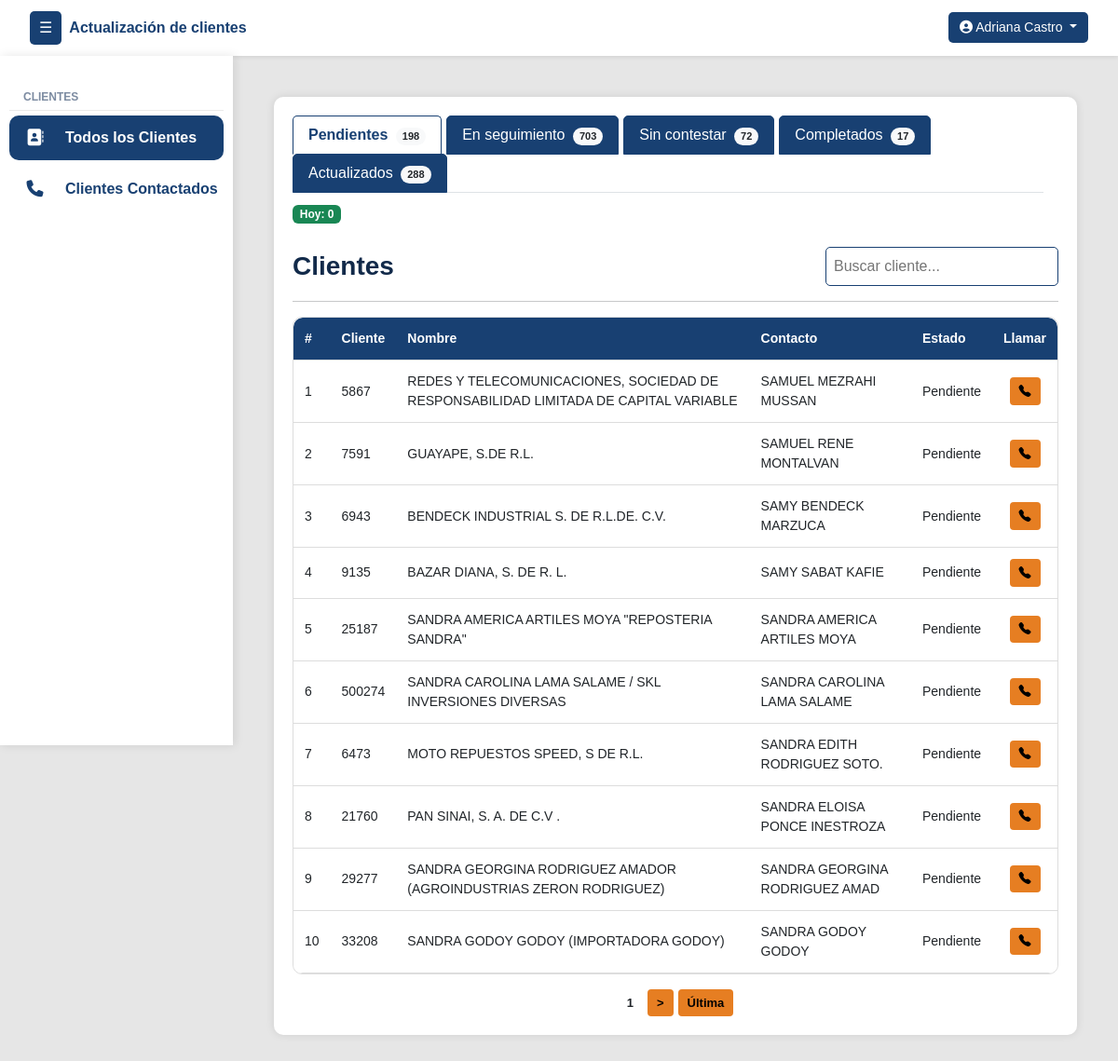
The page /clientes/pendientes/ (signed in) on the database as committed earlier.
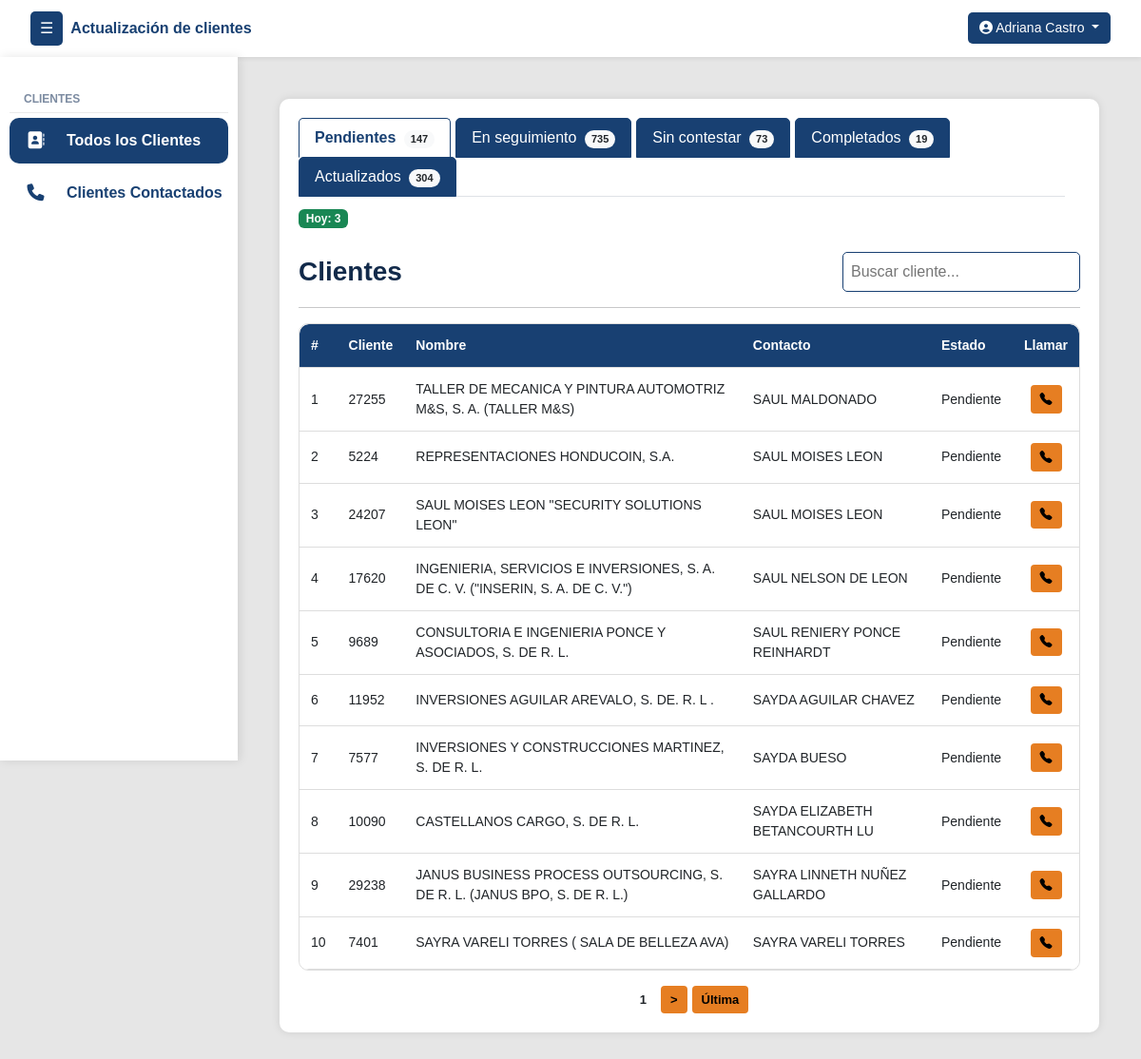
The same page on the database as committed later.
### clientes/models.py (models this page shows, shortened)
class Cliente(models.Model):
    numero_cliente = models.CharField(max_length=50, unique=True)
    nombre_cliente = models.CharField(max_length=255)
    contacto_cliente = models.CharField(max_length=255)
    contacto_cargo = models.CharField(max_length=100, null=True, blank=True)
    telefono_cliente = models.CharField(max_length=50, null=True, blank=True)
    telefono_dos = models.CharField(max_length=50, null=True, blank=True)
    direccion = models.CharField(max_length=255, null=True, blank=True)
    correo = models.CharField(max_length=254, null=True, blank=True)
    estado_actual = models.ForeignKey(EstadoReporte, on_delete=models.SET_NULL, null=True, blank=True, default=1)
    asignado_inicial = models.ForeignKey(User, on_delete=models.SET_NULL, null=True, blank=True, related_name='clientes_asignados_inicialmente')
    asignado_usuario = models.ForeignKey(User, on_delete=models.SET_NULL, null=True, blank=True, related_name='clientes_asignados')
    veces_contactado = models.PositiveIntegerField(default=0)
    sin_contestar = models.PositiveIntegerField(default=0)
    formulario_sin_contestar = models.PositiveIntegerField(default=0)
    ultima_llamada_no_contesto = models.DateTimeField(null=True, blank=True)
    ultimo_envio_formulario = models.DateTimeField(null=True, blank=True)

class EstadoReporte(models.Model):
    nombre = models.CharField(max_length=100, unique=True)
    creado_por = models.ForeignKey(User, on_delete=models.SET_NULL, null=True, blank=True)
    creado_en = models.DateTimeField(auto_now_add=True)
    estado = models.CharField(max_length=50, choices=[('activo', 'Activo'), ('inactivo', 'Inactivo')])
    intentos = models.PositiveIntegerField(default=0)
    genera_movimiento = models.BooleanField(default=True)

### clientes/views.py (the view)
# urls.py: path('clientes/pendientes/', vistasClientes.clientes_pendientes, name='clientes'),
@login_required
def clientes_pendientes(request):
    hoy = timezone.localdate()
    usuario = request.user
    if not usuario.groups.filter(name="estandar_group").exists():
        messages.error(request, "Acceso no permitido.")
        return redirect("login")
    search_query = request.GET.get('q', '').strip()
    estado_pendiente = EstadoReporte.objects.filter(nombre__iexact="pendiente").first()
    estados_seguimiento = EstadoReporte.objects.filter(
        genera_movimiento=False
    ).exclude(nombre__iexact="pendiente").exclude(nombre__iexact="no contestó")
    clientes_seguimiento_qs = Cliente.objects.filter(
        asignado_usuario=usuario,
        estado_actual__in=estados_seguimiento
    )
    estado_no_contesto = EstadoReporte.objects.filter(nombre__iexact="no contestó").first()
    estado_actualizado = EstadoReporte.objects.filter(nombre__iexact="actualizado").first()
    clientes_pendientes_qs = Cliente.objects.filter(asignado_usuario=usuario, estado_actual=estado_pendiente)
    if search_query:
        clientes_pendientes_qs = clientes_pendientes_qs.filter(
            Q(nombre_cliente__icontains=search_query) |
            Q(numero_cliente__icontains=search_query) |
            Q(contacto_cliente__icontains=search_query)
        )
    clientes_pendientes = paginar_queryset(request, clientes_pendientes_qs, 'pendientes')
    movimientos_usuario = MovimientoEstado.objects.filter(cliente=OuterRef('pk'), actualizado_por=usuario)
    primer_movimiento_qs = MovimientoEstado.objects.filter(cliente=OuterRef('pk')).order_by('fecha_hora')
    primer_movimiento_usuario = Subquery(primer_movimiento_qs.values('actualizado_por')[:1])
    primer_movimiento_estado = Subquery(primer_movimiento_qs.values('estado__nombre')[:1])
    clientes_sin_actualizar_qs = Cliente.objects.annotate(
        tiene_movimiento_usuario=Exists(movimientos_usuario),
        primer_usuario_id=primer_movimiento_usuario,
        primer_estado_nombre=primer_movimiento_estado
    ).filter(
        (Q(tiene_movimiento_usuario=True) & ~Q(estado_actual__nombre__iexact="actualizado")) |
        (Q(estado_actual__nombre__iexact="actualizado") & Q(primer_usuario_id=usuario.id) & ~Q(primer_estado_nombre__iexact="actualizado"))
    )
    estados_reporte = EstadoReporte.objects.filter(estado="activo") \
        .exclude(nombre__iexact="pendiente") \
        .exclude(nombre__iexact="no localizado") \
        .exclude(nombre__iexact="por localizar") \
        .exclude(nombre__iexact="formulario sin respuesta") \
        .exclude(nombre__iexact="completado")
    actualizados_hoy_qs = Cliente.objects.filter(
        estado_actual__nombre__iexact="actualizado",
        movimientos__estado__nombre__iexact="actualizado",
        movimientos__actualizado_por=usuario,
        movimientos__fecha_hora__date=hoy
    ).distinct()
    movimientos_usuario = MovimientoEstado.objects.filter(cliente=OuterRef('pk'), actualizado_por=usuario)
    primer_movimiento_qs = MovimientoEstado.objects.filter(cliente=OuterRef('pk')).order_by('fecha_hora')
    primer_movimiento_usuario = Subquery(primer_movimiento_qs.values('actualizado_por')[:1])
    primer_movimiento_estado = Subquery(primer_movimiento_qs.values('estado__nombre')[:1])
    clientes_sin_actualizar_hoy_qs = Cliente.objects.annotate(
        tiene_movimiento_usuario=Exists(movimientos_usuario),
        primer_usuario_id=primer_movimiento_usuario,
        primer_estado_nombre=primer_movimiento_estado
    ).filter(
        Q(movimientos__fecha_hora__date=hoy),
        (Q(tiene_movimiento_usuario=True) & ~Q(estado_actual__nombre__iexact="actualizado")) |
        (Q(estado_actual__nombre__iexact="actualizado") & Q(primer_usuario_id=usuario.id) & ~Q(primer_estado_nombre__iexact="actualizado"))
    ).distinct()
    return render(request, 'clientes/clientes.html', {
        "clientes_pendientes": clientes_pendientes,
        "estado_reporte": estados_reporte,
        "view_type": "pendientes",
        "search_query": search_query,
        "count_pendientes": clientes_pendientes_qs.count(),
        "count_seguimiento": clientes_seguimiento_qs.count(),
        "count_no_contesto": Cliente.objects.filter(asignado_usuario=usuario, estado_actual=estado_no_contesto).count(),
        "count_actualizados": Cliente.objects.filter(estado_actual__nombre__iexact="actualizado", movimientos__estado__nombre__iexact="actualizado", movimientos__actualizado_por=usuario).distinct().count(),
        "count_sin_actualizar": clientes_sin_actualizar_qs.count(),
        "count_actualizados_hoy": actualizados_hoy_qs.count() + clientes_sin_actualizar_hoy_qs.count(),
    })

### UpdateTracker/templatetags/group_filters.py (called while the page is built)
@register.filter(name='has_group')
def has_group(user, group_name):
    return user.groups.filter(name=group_name).exists()

### clientes/views.py (called while the page is built)
def paginar_queryset(request, queryset, param, por_pagina=10):
    paginator = Paginator(queryset, por_pagina)
    pagina = request.GET.get(param)
    return paginator.get_page(pagina)

### templates/clientes/clientes.html (shortened to what the changed rows need)
{% extends 'layout/layout.html' %}
{% block content %}
<div class="container">
    <div class="tabs-container d-flex justify-content-between align-items-center flex-wrap">
        <ul class="nav nav-tabs flex-grow-1 me-3" id="clienteTabs" role="tablist">
            <li class="nav-item" role="presentation">
                <a class="nav-link {% if view_type == 'pendientes' %}active{% endif %}" id="pendientes-tab" href="{% url 'clientes' %}" role="tab" aria-controls="pendientes" aria-selected="true">
                    Pendientes <span class="badge rounded-pill bg-light text-dark ms-1" id="countPendientes">{{ count_pendientes }}</span>
                </a>
            </li>
            <li class="nav-item" role="presentation">
                <a class="nav-link {% if view_type == 'seguimiento' %}active{% endif %}" id="seguimiento-tab" href="{% url 'clientes_seguimiento' %}" role="tab" aria-controls="seguimiento" aria-selected="false">
                    En seguimiento <span class="badge rounded-pill bg-light text-dark ms-1" id="countSeguimiento">{{ count_seguimiento }}</span>
                </a>
            </li>
            <li class="nav-item" role="presentation">
                <a class="nav-link {% if view_type == 'nocontesto' %}active{% endif %}" id="nocontesto-tab" href="{% url 'clientes_sin_contestar' %}" role="tab" aria-controls="nocontesto" aria-selected="false">
                    Sin contestar <span class="badge rounded-pill bg-light text-dark ms-1" id="countNoContesto">{{ count_no_contesto }}</span>
                </a>
            </li>
            <li class="nav-item" role="presentation">
                <a class="nav-link {% if view_type == 'sin_actualizar' %}active{% endif %}" id="sinactualizar-tab" href="{% url 'clientes_sin_actualizar' %}" role="tab" aria-controls="sinactualizar" aria-selected="false">
                    Completados <span class="badge rounded-pill bg-light text-dark ms-1" id="countSinActualizar">{{ count_sin_actualizar }}</span>
                </a>
            </li>
            <li class="nav-item" role="presentation">
                <a class="nav-link {% if view_type == 'actualizados' %}active{% endif %}" id="actualizados-tab" href="{% url 'clientes_actualizados' %}" role="tab" aria-controls="actualizados" aria-selected="false">
                    Actualizados <span class="badge rounded-pill bg-light text-dark ms-1" id="countActualizados">{{ count_actualizados }}</span>
                </a>
            </li>
        </ul>
        <div class="hoy-counter text-nowrap mt-2 mt-md-0">
            <span class="badge bg-success">
                Hoy: {{ count_actualizados_hoy }}
            </span>
        </div>
    </div>
    <div class="tab-content mt-4" id="clienteTabsContent">
        {% if view_type == 'pendientes' %}
        <div class="tab-pane fade show active" id="pendientes" role="tabpanel" aria-labelledby="pendientes-tab">
            <div class="table-responsive">
                <table class="styled-table" id="tablaPendientes">
                    <thead>
                        <tr>
                            <th>#</th>
                            <th>Cliente</th>
                            <th>Nombre</th>
                            <th>Contacto</th>
                            <th>Estado</th>
                            <th>Llamar</th>
                        </tr>
                    </thead>
                    <tbody>
                        {% for cliente in clientes_pendientes %}
                        <tr>
                            <td>{{ forloop.counter }}</td>
                            <td>{{ cliente.numero_cliente }}</td>
                            <td>{{ cliente.nombre_cliente }}</td>
                            <td>{{ cliente.contacto_cliente }}</td>
                            <td>{{ cliente.estado_actual.nombre }}</td>
                            <td>
                                <div class="text-center">
                                    <button class="btn btn-sm btn-reportar"
                                            data-bs-toggle="modal"
                                            data-bs-target="#modalReportarCliente"
                                            onclick="abrirModalReportarCliente('{{ cliente.id }}', '{{ cliente.numero_cliente }}', '{{ cliente.nombre_cliente }}', '{{ cliente.contacto_cliente }}', '{{ cliente.telefono_cliente|default_if_none:"" }}', '{{ cliente.telefono_dos|default_if_none:"" }}', '{{ cliente.correo|default_if_none:"" }}', '{{ cliente.direccion|default_if_none:"" }}', '{{ cliente.contacto_cargo|default_if_none:"" }}')"
                                            title="Llamar cliente">
                                        <i class="bi bi-telephone-fill"></i>
                                    </button>
                                </div>
                            </td>
                        </tr>
                        {% empty %}
                        <tr>
                            <td colspan="8" class="text-center">No hay clientes pendientes.</td>
                        </tr>
                        {% endfor %}
                    </tbody>
                </table>
            </div>
        </div>
        {% endif %}
    </div>
{% endblock %}

Rows that differ between the two databases and show on the page:
no longer on this page (row edited): Cliente: numero_cliente "5867", nombre_cliente "REDES Y TELECOMUNICACIONES, SOCIEDAD DE RESPONSABILIDAD LIMITADA DE CAPITAL VARIABLE", contacto_cliente "SAMUEL MEZRAHI MUSSAN", estado_actual.nombre "Pendiente"
no longer on this page (row edited): Cliente: numero_cliente "7591", nombre_cliente "GUAYAPE, S.DE R.L.", contacto_cliente "SAMUEL RENE MONTALVAN", estado_actual.nombre "Pendiente"
no longer on this page (row edited): Cliente: numero_cliente "6943", nombre_cliente "BENDECK INDUSTRIAL S. DE R.L.DE. C.V.", contacto_cliente "SAMY BENDECK MARZUCA", estado_actual.nombre "Pendiente"
no longer on this page (row edited): Cliente: numero_cliente "9135", nombre_cliente "BAZAR DIANA, S. DE R. L.", contacto_cliente "SAMY SABAT KAFIE", estado_actual.nombre "Pendiente"
no longer on this page (row edited): Cliente: numero_cliente "25187", nombre_cliente "SANDRA AMERICA ARTILES MOYA \"REPOSTERIA SANDRA\"", contacto_cliente "SANDRA AMERICA ARTILES MOYA", estado_actual.nombre "Pendiente"
no longer on this page (row edited): Cliente: numero_cliente "500274", nombre_cliente "SANDRA CAROLINA LAMA SALAME / SKL INVERSIONES DIVERSAS", contacto_cliente "SANDRA CAROLINA LAMA SALAME", estado_actual.nombre "Pendiente"
no longer on this page (row edited): Cliente: numero_cliente "6473", nombre_cliente "MOTO REPUESTOS SPEED, S DE R.L.", contacto_cliente "SANDRA EDITH RODRIGUEZ SOTO.", estado_actual.nombre "Pendiente"
no longer on this page (row edited): Cliente: numero_cliente "21760", nombre_cliente "PAN SINAI, S. A. DE C.V .", contacto_cliente "SANDRA ELOISA PONCE INESTROZA", estado_actual.nombre "Pendiente"
no longer on this page (row edited): Cliente: numero_cliente "29277", nombre_cliente "SANDRA GEORGINA RODRIGUEZ AMADOR (AGROINDUSTRIAS ZERON RODRIGUEZ)", contacto_cliente "SANDRA GEORGINA RODRIGUEZ AMAD", estado_actual.nombre "Pendiente"
no longer on this page (row edited): Cliente: numero_cliente "33208", nombre_cliente "SANDRA GODOY GODOY (IMPORTADORA GODOY)", contacto_cliente "SANDRA GODOY GODOY", estado_actual.nombre "Pendiente"
now on this page (row unchanged): Cliente: numero_cliente "27255", nombre_cliente "TALLER DE MECANICA Y PINTURA AUTOMOTRIZ M&S, S. A. (TALLER M&S)", contacto_cliente "SAUL MALDONADO", estado_actual.nombre "Pendiente"
now on this page (row unchanged): Cliente: numero_cliente "5224", nombre_cliente "REPRESENTACIONES HONDUCOIN, S.A.", contacto_cliente "SAUL MOISES LEON", estado_actual.nombre "Pendiente"
now on this page (row unchanged): Cliente: numero_cliente "24207", nombre_cliente "SAUL MOISES LEON \"SECURITY SOLUTIONS LEON\"", contacto_cliente "SAUL MOISES LEON", estado_actual.nombre "Pendiente"
now on this page (row unchanged): Cliente: numero_cliente "17620", nombre_cliente "INGENIERIA, SERVICIOS E INVERSIONES, S. A. DE C. V. (\"INSERIN, S. A. DE C. V.\")", contacto_cliente "SAUL NELSON DE LEON", estado_actual.nombre "Pendiente"
now on this page (row unchanged): Cliente: numero_cliente "9689", nombre_cliente "CONSULTORIA E INGENIERIA PONCE Y ASOCIADOS, S. DE R. L.", contacto_cliente "SAUL RENIERY PONCE REINHARDT", estado_actual.nombre "Pendiente"
now on this page (row unchanged): Cliente: numero_cliente "11952", nombre_cliente "INVERSIONES AGUILAR AREVALO, S. DE. R. L .", contacto_cliente "SAYDA AGUILAR CHAVEZ", estado_actual.nombre "Pendiente"
now on this page (row unchanged): Cliente: numero_cliente "7577", nombre_cliente "INVERSIONES Y CONSTRUCCIONES MARTINEZ, S. DE R. L.", contacto_cliente "SAYDA BUESO", estado_actual.nombre "Pendiente"
now on this page (row unchanged): Cliente: numero_cliente "10090", nombre_cliente "CASTELLANOS CARGO, S. DE R. L.", contacto_cliente "SAYDA ELIZABETH BETANCOURTH LU", estado_actual.nombre "Pendiente"
now on this page (row unchanged): Cliente: numero_cliente "29238", nombre_cliente "JANUS BUSINESS PROCESS OUTSOURCING, S. DE R. L. (JANUS BPO, S. DE R. L.)", contacto_cliente "SAYRA LINNETH NUÑEZ GALLARDO", estado_actual.nombre "Pendiente"
now on this page (row unchanged): Cliente: numero_cliente "7401", nombre_cliente "SAYRA VARELI TORRES ( SALA DE BELLEZA AVA)", contacto_cliente "SAYRA VARELI TORRES", estado_actual.nombre "Pendiente"
Other text that changed with them:
{{ count_pendientes }}: "198" → "147"
{{ count_seguimiento }}: "703" → "735"
{{ count_no_contesto }}: "72" → "73"
{{ count_sin_actualizar }}: "17" → "19"
{{ count_actualizados }}: "288" → "304"
{{ count_actualizados_hoy }}: "0" → "3"
